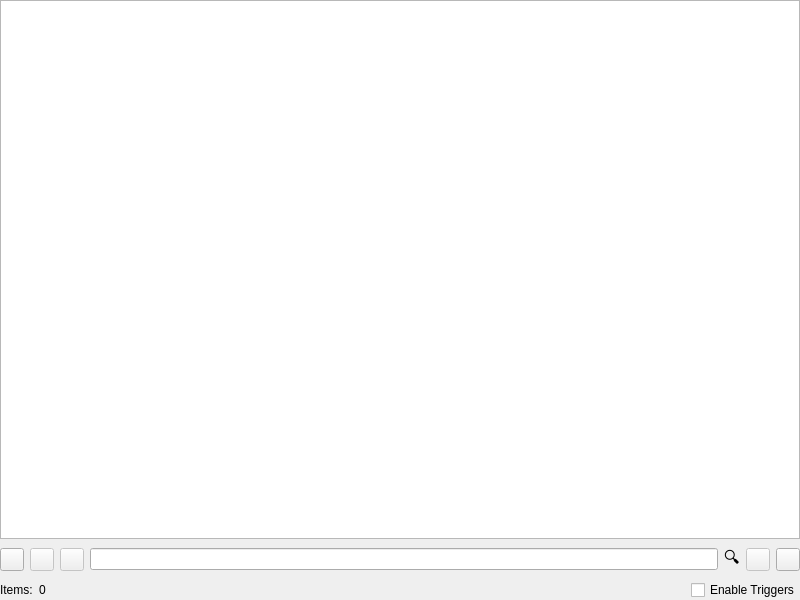
<?xml version="1.0" encoding="UTF-8"?>
<ui version="4.0">
 <class>PrefsTriggers</class>
 <widget class="QWidget" name="PrefsTriggers">
  <property name="geometry">
   <rect>
    <x>0</x>
    <y>0</y>
    <width>800</width>
    <height>600</height>
   </rect>
  </property>
  <property name="windowTitle">
   <string>Dialog</string>
  </property>
  <layout class="QVBoxLayout" name="verticalLayout">
   <property name="leftMargin">
    <number>0</number>
   </property>
   <property name="topMargin">
    <number>0</number>
   </property>
   <property name="rightMargin">
    <number>0</number>
   </property>
   <property name="bottomMargin">
    <number>0</number>
   </property>
   <item>
    <widget class="QTreeView" name="tree">
     <property name="editTriggers">
      <set>QAbstractItemView::EditTrigger::NoEditTriggers</set>
     </property>
     <property name="showDropIndicator" stdset="0">
      <bool>false</bool>
     </property>
     <property name="dragEnabled">
      <bool>false</bool>
     </property>
     <property name="selectionMode">
      <enum>QAbstractItemView::SelectionMode::ExtendedSelection</enum>
     </property>
     <property name="rootIsDecorated">
      <bool>true</bool>
     </property>
     <property name="uniformRowHeights">
      <bool>true</bool>
     </property>
     <property name="sortingEnabled">
      <bool>true</bool>
     </property>
     <property name="animated">
      <bool>true</bool>
     </property>
     <property name="allColumnsShowFocus">
      <bool>true</bool>
     </property>
    </widget>
   </item>
   <item>
    <layout class="QHBoxLayout" name="_control">
     <item>
      <widget class="QToolButton" name="add">
       <property name="text">
        <string/>
       </property>
       <property name="icon">
        <iconset theme="QIcon::ThemeIcon::ListAdd"/>
       </property>
      </widget>
     </item>
     <item>
      <widget class="QToolButton" name="remove">
       <property name="enabled">
        <bool>false</bool>
       </property>
       <property name="text">
        <string/>
       </property>
       <property name="icon">
        <iconset theme="QIcon::ThemeIcon::ListRemove"/>
       </property>
      </widget>
     </item>
     <item>
      <widget class="QToolButton" name="edit">
       <property name="enabled">
        <bool>false</bool>
       </property>
       <property name="text">
        <string/>
       </property>
       <property name="icon">
        <iconset theme="QIcon::ThemeIcon::MailMessageNew"/>
       </property>
      </widget>
     </item>
     <item>
      <widget class="QLineEdit" name="search">
       <property name="clearButtonEnabled">
        <bool>true</bool>
       </property>
      </widget>
     </item>
     <item>
      <widget class="QLabel" name="label_search">
       <property name="font">
        <font>
         <pointsize>12</pointsize>
        </font>
       </property>
       <property name="text">
        <string>🔍</string>
       </property>
      </widget>
     </item>
     <item>
      <widget class="QToolButton" name="export_xml">
       <property name="enabled">
        <bool>false</bool>
       </property>
       <property name="text">
        <string/>
       </property>
       <property name="icon">
        <iconset theme="QIcon::ThemeIcon::EditCopy"/>
       </property>
      </widget>
     </item>
     <item>
      <widget class="QToolButton" name="import_xml">
       <property name="text">
        <string/>
       </property>
       <property name="icon">
        <iconset theme="QIcon::ThemeIcon::EditPaste"/>
       </property>
      </widget>
     </item>
    </layout>
   </item>
   <item>
    <layout class="QHBoxLayout" name="horizontalLayout">
     <item>
      <widget class="QLabel" name="label_item_count">
       <property name="text">
        <string>Items:</string>
       </property>
      </widget>
     </item>
     <item>
      <widget class="QLabel" name="item_count">
       <property name="text">
        <string>0</string>
       </property>
      </widget>
     </item>
     <item>
      <spacer name="horizontalSpacer">
       <property name="orientation">
        <enum>Qt::Orientation::Horizontal</enum>
       </property>
       <property name="sizeHint" stdset="0">
        <size>
         <width>40</width>
         <height>20</height>
        </size>
       </property>
      </spacer>
     </item>
     <item>
      <widget class="QCheckBox" name="EnableTriggers">
       <property name="text">
        <string>Enable Triggers</string>
       </property>
      </widget>
     </item>
    </layout>
   </item>
  </layout>
 </widget>
 <resources/>
 <connections/>
</ui>
